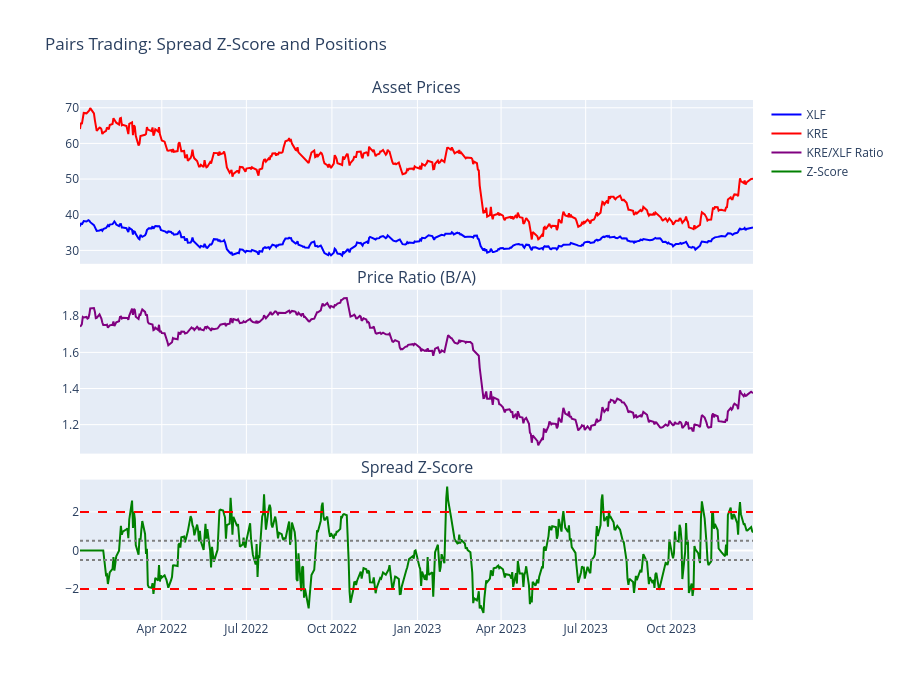

Notebook source saved alongside this figure:
### Code cell
# Add threshold lines and display
if pairs_strategy.zscore_history:
    fig.add_hline(y=2.0, line_dash="dash", line_color="red", row=3, col=1)
    fig.add_hline(y=-2.0, line_dash="dash", line_color="red", row=3, col=1)
    fig.add_hline(y=0.5, line_dash="dot", line_color="gray", row=3, col=1)
    fig.add_hline(y=-0.5, line_dash="dot", line_color="gray", row=3, col=1)

    fig.update_layout(
        height=700, title="Pairs Trading: Spread Z-Score and Positions", showlegend=True
    )
    fig.show()

### Figure 1 — Plotly figure (JSON) as saved in the notebook; plotly's stock layout.template omitted (floating-point values rounded to 4 significant figures; data arrays with more than 128 entries replaced by an {"elided": "..."} marker saying what was removed)
{"data": [{"line": {"color": "blue"}, "name": "XLF", "type": "scatter", "x": {"elided": "500 str values"}, "xaxis": "x", "y": {"elided": "500 float values"}, "yaxis": "y"}, {"line": {"color": "red"}, "name": "KRE", "type": "scatter", "x": {"elided": "500 str values"}, "xaxis": "x", "y": {"elided": "500 float values"}, "yaxis": "y"}, {"line": {"color": "purple"}, "name": "KRE/XLF Ratio", "type": "scatter", "x": {"elided": "500 str values"}, "xaxis": "x2", "y": {"elided": "500 float values"}, "yaxis": "y2"}, {"line": {"color": "green"}, "name": "Z-Score", "type": "scatter", "x": {"elided": "500 str values"}, "xaxis": "x3", "y": {"elided": "500 float values"}, "yaxis": "y3"}], "layout": {"annotations": [{"font": {"size": 16}, "showarrow": false, "text": "Asset Prices", "x": 0.5, "xanchor": "center", "xref": "paper", "y": 1.0, "yanchor": "bottom", "yref": "paper"}, {"font": {"size": 16}, "showarrow": false, "text": "Price Ratio (B/A)", "x": 0.5, "xanchor": "center", "xref": "paper", "y": 0.635, "yanchor": "bottom", "yref": "paper"}, {"font": {"size": 16}, "showarrow": false, "text": "Spread Z-Score", "x": 0.5, "xanchor": "center", "xref": "paper", "y": 0.27, "yanchor": "bottom", "yref": "paper"}], "height": 700, "shapes": [{"line": {"color": "red", "dash": "dash"}, "type": "line", "x0": 0, "x1": 1, "xref": "x3 domain", "y0": 2.0, "y1": 2.0, "yref": "y3"}, {"line": {"color": "red", "dash": "dash"}, "type": "line", "x0": 0, "x1": 1, "xref": "x3 domain", "y0": -2.0, "y1": -2.0, "yref": "y3"}, {"line": {"color": "gray", "dash": "dot"}, "type": "line", "x0": 0, "x1": 1, "xref": "x3 domain", "y0": 0.5, "y1": 0.5, "yref": "y3"}, {"line": {"color": "gray", "dash": "dot"}, "type": "line", "x0": 0, "x1": 1, "xref": "x3 domain", "y0": -0.5, "y1": -0.5, "yref": "y3"}], "showlegend": true, "title": {"text": "Pairs Trading: Spread Z-Score and Positions"}, "xaxis": {"anchor": "y", "domain": [0.0, 1.0], "matches": "x3", "showticklabels": false}, "xaxis2": {"anchor": "y2", "domain": [0.0, 1.0], "matches": "x3", "showticklabels": false}, "xaxis3": {"anchor": "y3", "domain": [0.0, 1.0]}, "yaxis": {"anchor": "x", "domain": [0.685, 1.0]}, "yaxis2": {"anchor": "x2", "domain": [0.32, 0.635]}, "yaxis3": {"anchor": "x3", "domain": [0.0, 0.27]}}}
